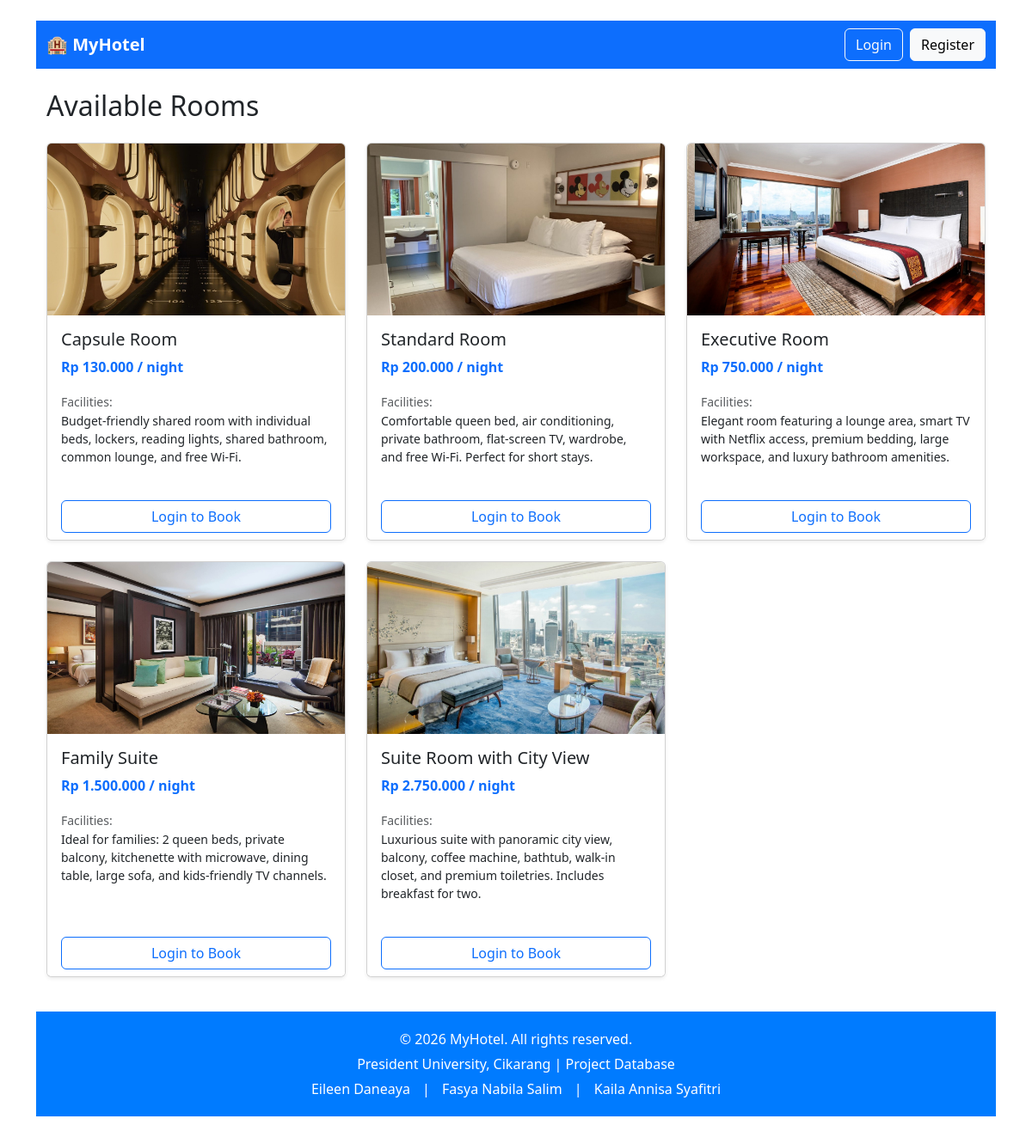
The app's page /view_rooms.php with its own data.
### tables this page shows
CREATE TABLE `rooms` (
  `id` int(11) NOT NULL,
  `type` varchar(50) NOT NULL,
  `price_per_night` decimal(10,2) NOT NULL,
  `status` enum('Available','Booked') DEFAULT 'Available',
  `image` varchar(255) DEFAULT NULL,
  `description` text DEFAULT NULL,
  `facilities` text DEFAULT NULL
);

### view_rooms.php (the view, shortened to what this page needs)
<?php
include 'head.php';
include 'config/database.php';
if (isset($_SESSION['customer_id'])) {
    include 'customer_nav.php';
} else {
    echo '<nav class="navbar navbar-expand-lg navbar-dark bg-primary mb-4">
            <div class="container">
                <a class="navbar-brand fw-bold" href="index.php">🏨 MyHotel</a>
                <div class="d-flex">
                    <a href="customer_login.php" class="btn btn-outline-light me-2">Login</a>
                    <a href="customer_register.php" class="btn btn-light">Register</a>
                </div>
            </div>
          </nav>';
}
$rooms_query = "SELECT * FROM rooms WHERE status = 'Available' ORDER BY price_per_night ASC";
$rooms_result = mysqli_query($conn, $rooms_query);
$rooms_count = mysqli_num_rows($rooms_result);
?>
<div class="container mt-4">
    <h2 class="mb-4">Available Rooms</h2>
    <?php if ($rooms_count > 0): ?>
        <div class="row row-cols-1 row-cols-md-2 row-cols-lg-3 g-4">
            <?php while ($room = mysqli_fetch_assoc($rooms_result)): ?>
                <div class="col">
                    <div class="card h-100 shadow-sm">
                        <?php if (!empty($room['image'])): ?>
                            <img src="uploads/<?= htmlspecialchars($room['image']) ?>" class="card-img-top" alt="<?= htmlspecialchars($room['type']) ?>" style="height: 200px; object-fit: cover;">
                        <?php else: ?>
                            <div class="card-img-top bg-light d-flex align-items-center justify-content-center" style="height: 200px;">
                                <i class="bi bi-house-door text-muted" style="font-size: 3rem;"></i>
                            </div>
                        <?php endif; ?>
                        <div class="card-body">
                            <h5 class="card-title"><?= htmlspecialchars($room['type']) ?></h5>
                            <p class="card-text text-primary fw-bold">Rp <?= number_format($room['price_per_night'], 0, ',', '.') ?> / night</p>
                            <?php if (!empty($room['facilities'])): ?>
                                <div class="mb-3">
                                    <small class="text-muted">Facilities:</small>
                                    <p class="card-text small"><?= htmlspecialchars($room['facilities']) ?></p>
                                </div>
                            <?php endif; ?>
                        </div>
                        <div class="card-footer bg-white border-top-0">
                            <?php if (isset($_SESSION['customer_id'])): ?>
                                <a href="add_reservation.php?room_id=<?= $room['id'] ?>" class="btn btn-primary w-100">Book Now</a>
                            <?php else: ?>
                                <a href="customer_login.php" class="btn btn-outline-primary w-100">Login to Book</a>
                            <?php endif; ?>
                        </div>
                    </div>
                </div>
            <?php endwhile; ?>
        </div>
    <?php else: ?>
        <div class="alert alert-info">
            <i class="bi bi-info-circle"></i> No rooms are available at the moment. Please check back later.
        </div>
    <?php endif; ?>
</div>
<?php include 'footer.php'; ?>

### head.php (shortened to what this page needs)
<!DOCTYPE html>
<html>
<head>
    <link href="https://cdn.jsdelivr.net/npm/bootstrap@5.3.0/dist/css/bootstrap.min.css" rel="stylesheet">
</head>
<body class="container my-4">

### footer.php
<footer style="background-color: #007bff; color: white; padding: 20px 0; margin-top: 40px;">
    <div style="text-align: center;">
        <p style="margin: 0;">&copy; <?php echo date("Y"); ?> MyHotel. All rights reserved.</p>
        <p style="margin: 5px 0;">President University, Cikarang | Project Database</p>
        <p style="margin: 0;">
            <a href="https://instagram.com/e.daneaya" target="_blank" style="color: white; margin: 0 10px; text-decoration: none;">Eileen Daneaya</a> |
            <a href="https://instagram.com/fasyanbls_" target="_blank" style="color: white; margin: 0 10px; text-decoration: none;">Fasya Nabila Salim</a> |
            <a href="https://instagram.com/kailannsya" style="color: white; margin: 0 10px; text-decoration: none;">Kaila Annisa Syafitri</a>
        </p>
    </div>
</footer>

### records on screen
rooms: image (picture), type "Capsule Room", price_per_night "130.000", facilities "Budget-friendly shared room with individual beds, lockers, reading lights, shared bathroom, common lounge, and free Wi-Fi."
rooms: image (picture), type "Standard Room", price_per_night "200.000", facilities "Comfortable queen bed, air conditioning, private bathroom, flat-screen TV, wardrobe, and free Wi-Fi. Perfect for short stays."
rooms: image (picture), type "Executive Room", price_per_night "750.000", facilities "Elegant room featuring a lounge area, smart TV with Netflix access, premium bedding, large workspace, and luxury bathroom amenities."
rooms: image (picture), type "Family Suite", price_per_night "1.500.000", facilities "Ideal for families: 2 queen beds, private balcony, kitchenette with microwave, dining table, large sofa, and kids-friendly TV channels."
rooms: image (picture), type "Suite Room with City View", price_per_night "2.750.000", facilities "Luxurious suite with panoramic city view, balcony, coffee machine, bathtub, walk-in closet, and premium toiletries. Includes breakfast for two."
